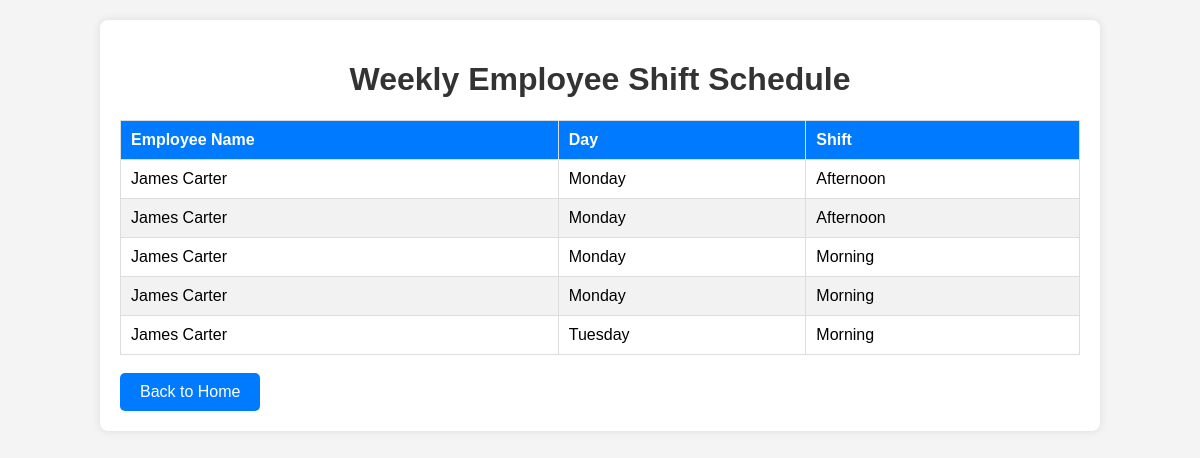
Screenshot of /view_schedule with the database file from the repository.
### tables this page shows
CREATE TABLE schedule (
                id INTEGER PRIMARY KEY AUTOINCREMENT,
                employee_id INTEGER,
                day TEXT,
                shift TEXT,
                FOREIGN KEY (employee_id) REFERENCES employees(id)
            );

CREATE TABLE employees (
                id INTEGER PRIMARY KEY AUTOINCREMENT,
                name TEXT NOT NULL
            );

### app.py (the view)
@app.route('/view_schedule')
def view_schedule():
    with sqlite3.connect("schedule.db") as conn:
        cursor = conn.cursor()
        cursor.execute("""
            SELECT e.name, s.day, s.shift
            FROM schedule s
            JOIN employees e ON s.employee_id = e.id
            ORDER BY s.day, s.shift
        """)
        schedule = cursor.fetchall()
    return render_template('schedule.html', schedule=schedule)

### templates/schedule.html (shortened to what this page needs)
<!DOCTYPE html>
<html lang="en">
<head>
    <link rel="stylesheet" href="{{ url_for('static', filename='schedule.css') }}">
</head>
<body>
    <div class="container">
        <h1>Weekly Employee Shift Schedule</h1>
        <table>
            <thead>
                <tr>
                    <th>Employee Name</th>
                    <th>Day</th>
                    <th>Shift</th>
                </tr>
            </thead>
            <tbody>
                {% for name, day, shift in schedule %}
                <tr>
                    <td>{{ name }}</td>
                    <td>{{ day }}</td>
                    <td>{{ shift }}</td>
                </tr>
                {% endfor %}
            </tbody>
        </table>
        <br>
        <a href="/" class="btn">Back to Home</a>
    </div>
</body>
</html>

### static/schedule.css (style rules this page uses)
body { font-family: Arial, sans-serif; background-color: #f4f4f4; margin: 0; padding: 0; }
.container { width: 80%; margin: 20px auto; background: white; padding: 20px; box-shadow: 0px 0px 10px rgba(0, 0, 0, 0.1); border-radius: 8px; }
h1 { text-align: center; color: #333; }
table { width: 100%; border-collapse: collapse; margin-top: 20px; }
th, td { border: 1px solid #ddd; padding: 10px; text-align: left; }
th { background-color: #007BFF; color: white; }
tr:nth-child(even) { background-color: #f2f2f2; }
.btn { display: inline-block; padding: 10px 20px; background: #007BFF; color: white; text-decoration: none; border-radius: 5px; text-align: center; }

### rows the page displays
schedule: name "James Carter", day "Monday", shift "Afternoon"
schedule: name "James Carter", day "Monday", shift "Afternoon"
schedule: name "James Carter", day "Monday", shift "Morning"
schedule: name "James Carter", day "Monday", shift "Morning"
schedule: name "James Carter", day "Tuesday", shift "Morning"
